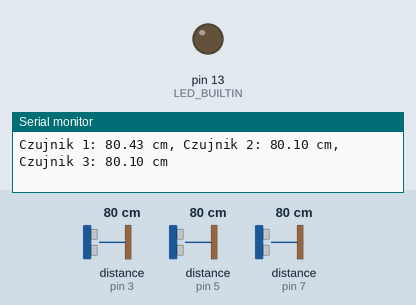
Simulated run of this sketch. Board: Arduino Uno, built with avr-gcc and run on an emulated ATmega328P. Parts: output pins drawn as LEDs (lit = HIGH), the last lines printed to the serial monitor. Wiring (inferred from the names in the program): 3 × ultrasonic range finder: trigger pin 2, echo pin 3 / trigger pin 4, echo pin 5 / trigger pin 6, echo pin 7. Inputs (shaded band) come from the test bench; at power-on: distance to the obstacle (sensors on pin 3, pin 5, pin 7) 80 cm. The echo pulse lasts 58.3 µs per cm; pins used as bus, display or sensor lines are not drawn.

Above: at 1.2 s.
1.3 s: distance to the obstacle (sensor on pin 3) set to 31 cm
4.3 s: distance to the obstacle (sensor on pin 3) set to 27 cm
At 5.2 s:
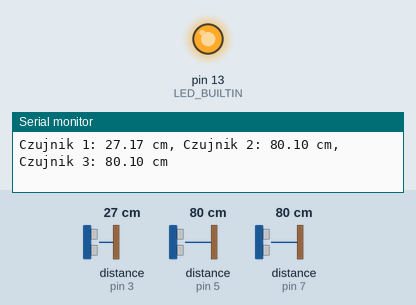
11.8 s: distance to the obstacle (sensor on pin 3) set to 299 cm
At 12.3 s:
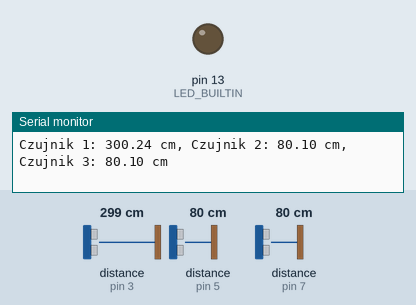
13.3 s: distance to the obstacle (sensor on pin 3) set to 34 cm
14.8 s: distance to the obstacle (sensor on pin 3) set to 28 cm
At 15.8 s:
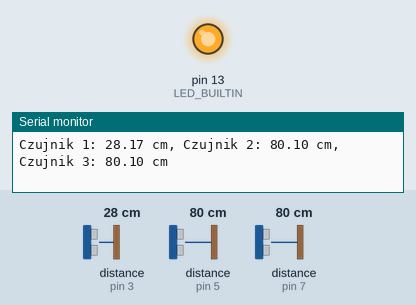
Timing chart, 0 to 17.3 s (numbered marks = the images above; inputs shaded):
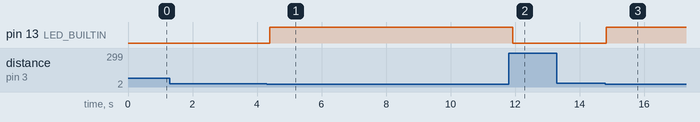

Measured:
- the behaviour switches between 30 and 29 cm on distance to the obstacle (sensor on pin 3) (found by bisection; images 0 and 1)
- the behaviour switches between 31 and 30 cm on distance to the obstacle (sensor on pin 3) (found by bisection; images 2 and 3)
- after the input at 4.3 s, pin 13 (LED_BUILTIN): LOW → HIGH after 0.09 s
- after the input at 11.8 s, pin 13 (LED_BUILTIN): HIGH → LOW after 0.13 s
- after the input at 14.8 s, pin 13 (LED_BUILTIN): LOW → HIGH at once

The sketch:

Theremin.ino
```cpp
// Definicje pinów dla czujników 1-3 (czujnik 4 jest zakomentowany)
const int trigPin1 = 2;
const int echoPin1 = 3;

const int trigPin2 = 4;
const int echoPin2 = 5;

const int trigPin3 = 6;
const int echoPin3 = 7;

// const int trigPin4 = 8; // Zakomentowany czwarty czujnik
// const int echoPin4 = 9; // Zakomentowany czwarty czujnik

void setup() {
  // Ustawienia pinów dla każdego czujnika
  pinMode(trigPin1, OUTPUT);
  pinMode(echoPin1, INPUT);

  pinMode(trigPin2, OUTPUT);
  pinMode(echoPin2, INPUT);

  pinMode(trigPin3, OUTPUT);
  pinMode(echoPin3, INPUT);

  // pinMode(trigPin4, OUTPUT); // Zakomentowany czwarty czujnik
  // pinMode(echoPin4, INPUT);  // Zakomentowany czwarty czujnik

  pinMode(LED_BUILTIN, OUTPUT);
  Serial.begin(9600); // Inicjalizacja komunikacji przez Serial
}

void loop() {
  // Odczyt odległości z czujników 1-3 (bez czujnika 4)
  float distance1 = measureDistance(trigPin1, echoPin1);
  float distance2 = measureDistance(trigPin2, echoPin2);
  float distance3 = measureDistance(trigPin3, echoPin3);
  // float distance4 = measureDistance(trigPin4, echoPin4); // Zakomentowany czwarty czujnik

  // Wysłanie odległości do komputera dla każdego czujnika
  Serial.print("Czujnik 1: ");
  Serial.print(distance1);
  Serial.print(" cm, Czujnik 2: ");
  Serial.print(distance2);
  Serial.print(" cm, Czujnik 3: ");
  Serial.print(distance3);
  Serial.println(" cm");
  // Serial.print("Czujnik 4: "); Serial.print(distance4); Serial.println(" cm"); // Zakomentowany czwarty czujnik

  // Sterowanie diodą LED na podstawie odległości dla czujnika 1
  if (distance1 < 30) {
    digitalWrite(LED_BUILTIN, HIGH);
  } else {
    digitalWrite(LED_BUILTIN, LOW);
  }

  delay(100); // Opóźnienie, aby uniknąć nadmiernego odświeżania
}

// Funkcja do pomiaru odległości, przyjmuje piny trig i echo jako argumenty
float measureDistance(int trigPin, int echoPin) {
  digitalWrite(trigPin, LOW);
  delayMicroseconds(2);
  digitalWrite(trigPin, HIGH);
  delayMicroseconds(10);
  digitalWrite(trigPin, LOW);

  long duration = pulseIn(echoPin, HIGH);
  float distance = duration / 58.0;

  return distance;
}
```
